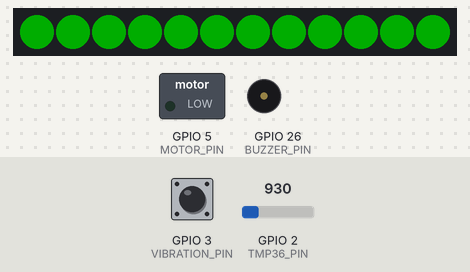
A sketch run on a simulated ESP32. On the bench: 12 RGB LEDs in strip order, left to right, switched loads named in the sketch (green lamp = pin HIGH), buzzer (waves = sounding). Inputs (shaded band) come from the test bench; at power-on: GPIO 2 (TMP36_PIN) = 930, GPIO 3 (VIBRATION_PIN) HIGH. Dim RGB values are drawn brighter than linear; WiFi joins after 1.5 s; servers stay silent unless stated; uploads are accepted with an empty reply; what the sketch prints to the serial monitor is not drawn.

Above: at 3.0 s.
3.1 s: GPIO 2 (TMP36_PIN) set to 809
At 5.7 s:
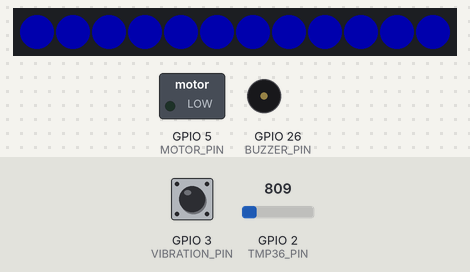
6.1 s: GPIO 2 (TMP36_PIN) set to 900
At 7.5 s:
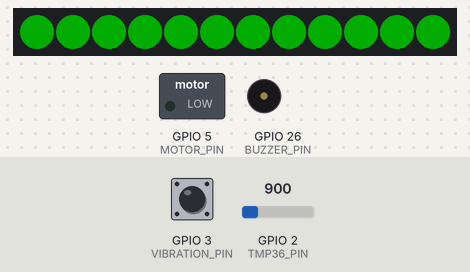
8.2 s: GPIO 2 (TMP36_PIN) set to 973
9.9 s: GPIO 2 (TMP36_PIN) set to 1091
At 12.0 s:
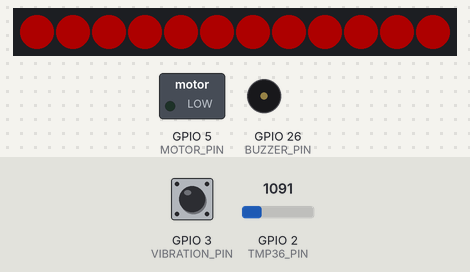
Timing chart, 0 to 37.3 s (numbered marks = the images above; inputs shaded):
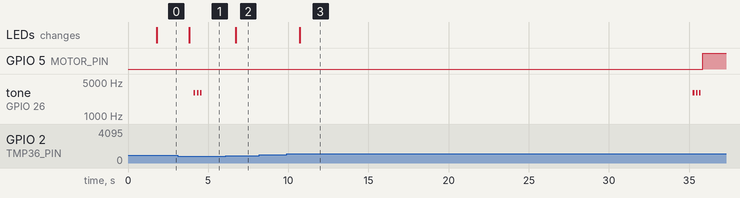

Measured:
- the behaviour switches between 868 and 869 on GPIO 2 (TMP36_PIN) (found by bisection; images 1 and 2)
- the behaviour switches between 1042 and 1043 on GPIO 2 (TMP36_PIN) (found by bisection; images 2 and 3)
- after the input at 3.1 s, tone on GPIO 26 (BUZZER_PIN): alternates 3000 Hz for 0.10 s and silent for 0.10 s, 6 changes in all, then stays silent, starting after 1.0 s; the LEDs: change after 0.71 s (image 1)
- after the input at 6.1 s, the LEDs: change after 0.61 s (image 2)
- after the input at 8.2 s, every drawn part: stays the same
- after the input at 9.9 s, the LEDs: change after 0.82 s (image 3)

The sketch:

FinalcodewithoutGPS.ino
```cpp
#include <TinyGPS++.h>
#include <HardwareSerial.h>
#include <WiFi.h>
#include <WiFiClientSecure.h>
#include <UniversalTelegramBot.h>
#include <ArduinoJson.h>
#include <Adafruit_NeoPixel.h>
#include <HTTPClient.h>

// ===== Configuration Constants =====
#define TESTING_MODE true
#define GPS_CHECK_INTERVAL 5000
#define FENCE_RADIUS 100
#define MOTOR_DURATION 30000
#define LED_COUNT 12
#define BRIGHTNESS 50
#define VIBRATION_THRESHOLD 100
#define COLD_TEMP 20.0
#define HOT_TEMP 34.0
#define MESSAGE_INTERVAL 15000
#define WIFI_CHECK_INTERVAL 30000
#define DATA_LOG_INTERVAL 5000
#define ALERT_INTERVAL 30000

// ===== Pin Definitions =====
#define MOTOR_PIN 5
#define VIBRATION_PIN 3
#define BUZZER_PIN 26
#define LED_PIN 4
#define TMP36_PIN 2

// ===== WiFi and Telegram =====
const char* ssid = "iPhone";
const char* password = "Ayushi@123";
#define BOT_TOKEN "7531038127:AAE6q4MvTPZlIQkTle4Di5XpDg6LHSOzmCg"
#define CHAT_ID "7342444890"

// ===== Google Sheets =====
const char* googleScriptUrl = "https://script.google.com/macros/s/AKfycbyyd1zGwH2tJb0TUwfSC3vQ1fj9o2vbZlEdbBicvcbolXYeNzS5KqqWPPG0REKf3JlMUQ/exec";

// ===== Global Variables =====
HardwareSerial gpsSerial(1);
TinyGPSPlus gps;
WiFiClientSecure secured_client;
UniversalTelegramBot bot(BOT_TOKEN, secured_client);
Adafruit_NeoPixel strip(LED_COUNT, LED_PIN, NEO_GRB + NEO_KHZ800);

#if TESTING_MODE
double mockLat = 12.345678;
double mockLng = 98.765432;
bool mockMovingOutside = false;
#endif

double FENCE_LAT = 0.0;
double FENCE_LNG = 0.0;
bool safeZoneInitialized = false;
bool geofenceBreached = false;
bool isPlotting = false;
bool vibrationAlertSent = false;
bool temperatureAlertSent = false;
bool gpsAlertSent = false;
bool lastStatusNormal = true;

int vibrationCount = 0;
float lastLoggedTemp = 0;
int lastLoggedVibration = 0;

unsigned long lastGPSCheck = 0;
unsigned long lastMotorOffTime = 0;
unsigned long lastCheckTime = 0;
unsigned long lastMessageTime = 0;
unsigned long lastWifiCheckTime = 0;
unsigned long lastDataLogTime = 0;
unsigned long lastAlertTime = 0;

void connectToWiFi();
void checkGeofence();
float readTemperature();
void checkVibration();
void updateAndAlertSystem(float tempC);
void logSensorData(float tempC, int vibration);
void alarmBeep();
void vibrationAlarm();
void checkAndReconnectWiFi();
void serialEvent();
void sendAlert(String message);
void sendToGoogleSheet(float tempC, int vibration, bool geofenceStatus, double lat, double lng);
void initializeSafeZone();

void setup() {
  Serial.begin(115200);
  gpsSerial.begin(9600, SERIAL_8N1, 7, 6);

  pinMode(MOTOR_PIN, OUTPUT);
  digitalWrite(MOTOR_PIN, LOW);
  pinMode(VIBRATION_PIN, INPUT_PULLUP);
  pinMode(BUZZER_PIN, OUTPUT);

  strip.begin();
  strip.setBrightness(BRIGHTNESS);
  strip.show();

  connectToWiFi();
  secured_client.setInsecure();
  bot.sendMessage(CHAT_ID, "📍 Safety System Online (TEST MODE)", "");
}

void loop() {
  #if !TESTING_MODE
    while (gpsSerial.available() > 0) {
      gps.encode(gpsSerial.read());
    }
  #endif

  if (millis() - lastGPSCheck >= GPS_CHECK_INTERVAL) {
    checkGeofence();
    lastGPSCheck = millis();
  }

  float tempC = readTemperature();
  checkVibration();

  if (millis() - lastCheckTime > 1000) {
    updateAndAlertSystem(tempC);
    lastCheckTime = millis();
  }

  if (millis() - lastDataLogTime > DATA_LOG_INTERVAL) {
    logSensorData(tempC, vibrationCount);
    lastDataLogTime = millis();
  }

  if (millis() - lastWifiCheckTime > WIFI_CHECK_INTERVAL) {
    checkAndReconnectWiFi();
    lastWifiCheckTime = millis();
  }

  serialEvent();
}

void connectToWiFi() {
  WiFi.begin(ssid, password);
  while (WiFi.status() != WL_CONNECTED) {
    delay(500);
    Serial.print(".");
  }
  Serial.println("\nWiFi Connected");
}

void checkGeofence() {
  if (isPlotting) return;

  double currentLat, currentLng;

  #if TESTING_MODE
    if (mockMovingOutside && !isPlotting) {
      mockLat += 0.001;
      mockLng += 0.001;
    }
    currentLat = mockLat;
    currentLng = mockLng;
  #else
    if (!safeZoneInitialized || !gps.location.isValid()) return;
    currentLat = gps.location.lat();
    currentLng = gps.location.lng();
  #endif

  double distance = TinyGPSPlus::distanceBetween(currentLat, currentLng, FENCE_LAT, FENCE_LNG);
  geofenceBreached = (distance > FENCE_RADIUS);

  if (geofenceBreached && millis() > lastMotorOffTime && !isPlotting) {
    digitalWrite(MOTOR_PIN, LOW);
  }
}

float readTemperature() {
  int rawValue = analogRead(TMP36_PIN);
  float voltage = rawValue * (3.3 / 4095.0);
  return (voltage - 0.5) * 100.0;
}

void checkVibration() {
  if (digitalRead(VIBRATION_PIN) == LOW) {
    vibrationCount++;
    delay(10); // Debounce
  }
}

void alarmBeep() {
  for (int i = 0; i < 3; i++) {
    tone(BUZZER_PIN, 3000, 100); // High-pitched beep (3000Hz)
    delay(200);
    noTone(BUZZER_PIN);
  }
}

void vibrationAlarm() {
  for (int i = 0; i < 5; i++) {
    tone(BUZZER_PIN, 4000, 100); // Very high-pitched beep (4000Hz)
    delay(150);
    noTone(BUZZER_PIN);
    delay(50);
  }
}

void updateAndAlertSystem(float tempC) {
  bool tempAbnormal = (tempC < COLD_TEMP) || (tempC > HOT_TEMP);
  bool vibrationAbnormal = (vibrationCount > VIBRATION_THRESHOLD);
  bool gpsAbnormal = geofenceBreached;
  bool currentStatusNormal = !(tempAbnormal || vibrationAbnormal || gpsAbnormal);

  // LED Feedback
  uint32_t color;
  if (tempC < COLD_TEMP) {
    color = strip.Color(0, 0, 255); // Blue
  } else if (tempC > HOT_TEMP) {
    color = strip.Color(255, 0, 0); // Red
  } else {
    color = strip.Color(0, 255, 0); // Green
  }
  strip.fill(color, 0, LED_COUNT);
  strip.show();

  // Consolidated Alert System
  if ((currentStatusNormal != lastStatusNormal) ||
      (!currentStatusNormal && (millis() - lastAlertTime > ALERT_INTERVAL))) {

    String report = "📊 *System Report*\n";
    report += TESTING_MODE ? "*TEST MODE*\n" : "";
    report += "🌡️ Temp: " + String(tempC,1) + "°C - ";
    report += tempAbnormal ? "ABNORMAL\n" : "Normal\n";

    report += "📳 Vibration: " + String(vibrationCount) + " - ";
    report += vibrationAbnormal ? "FALL DETECTED\n" : "Normal\n";

    report += "📍 Location: ";
    #if TESTING_MODE
      report += String(mockLat,6) + "," + String(mockLng,6);
    #else
      report += gps.location.isValid() ?
        String(gps.location.lat(),6) + "," + String(gps.location.lng(),6) : "Unavailable";
    #endif
    report += " - ";
    report += gpsAbnormal ? "OUTSIDE SAFE ZONE\n" : "Within safe zone\n";

    report += "🚦 Overall Status: ";
    report += currentStatusNormal ? "NORMAL" : "ALERT - ABNORMAL DETECTED";

    sendAlert(report);
    lastAlertTime = millis();
    lastStatusNormal = currentStatusNormal;

    if (!currentStatusNormal) {
      alarmBeep();

      if (vibrationAbnormal) {
        vibrationAlarm(); // Special high-pitched alarm for vibrations
      }

      if (gpsAbnormal) {
        digitalWrite(MOTOR_PIN, HIGH);
        lastMotorOffTime = millis() + MOTOR_DURATION;
      }
    } else {
      digitalWrite(MOTOR_PIN, LOW);
      noTone(BUZZER_PIN);
    }
  }

  vibrationCount = 0;
}

void logSensorData(float tempC, int vibration) {
  lastLoggedTemp = tempC;
  lastLoggedVibration = vibration;

  double lat, lng;
  #if TESTING_MODE
    lat = mockLat;
    lng = mockLng;
  #else
    lat = gps.location.lat();
    lng = gps.location.lng();
  #endif

  sendToGoogleSheet(tempC, vibration, geofenceBreached, lat, lng);

  Serial.print("Temperature:");
  Serial.print(tempC);
  Serial.print(",Vibration:");
  Serial.println(vibration);

  #if TESTING_MODE
    Serial.print("[DATA] Temp: ");
    Serial.print(tempC);
    Serial.print("°C | Vib: ");
    Serial.println(vibration);
  #endif
}

void checkAndReconnectWiFi() {
  if (WiFi.status() != WL_CONNECTED) {
    WiFi.disconnect();
    connectToWiFi();
    secured_client.setInsecure();
  }
}

void sendAlert(String message) {
  bot.sendMessage(CHAT_ID, message, "Markdown");
}

void sendToGoogleSheet(float tempC, int vibration, bool geofenceStatus, double lat, double lng) {
  if (WiFi.status() != WL_CONNECTED) {
    Serial.println("WiFi not connected - can't send data");
    return;
  }

  HTTPClient http;
  http.begin(googleScriptUrl);
  http.addHeader("Content-Type", "application/json");

  DynamicJsonDocument doc(256);
  doc["temperature"] = tempC;
  doc["vibration"] = vibration;
  doc["latitude"] = lat;
  doc["longitude"] = lng;
  doc["geofence_breach"] = geofenceStatus;
  doc["device_id"] = "safety_device_01";

  String payload;
  serializeJson(doc, payload);

  int httpResponseCode = http.POST(payload);

  if (httpResponseCode > 0) {
    String response = http.getString();
    Serial.println("Google Sheet response: " + response);
  } else {
    Serial.print("Error sending to Google Sheet: ");
    Serial.println(httpResponseCode);
  }

  http.end();
}

void serialEvent() {
  if (Serial.available()) {
    String command = Serial.readStringUntil('\n');
    command.trim();

    if (command == "start initialize safe zone") {
      initializeSafeZone();
    }
    else if (command == "plot") {
      isPlotting = true;
      Serial.println("Current sensor data:");
      Serial.print("Temperature:");
      Serial.print(lastLoggedTemp);
      Serial.print(",Vibration:");
      Serial.println(lastLoggedVibration);
      isPlotting = false;
    }
    #if TESTING_MODE
    else if (command == "simulate outside") {
      if (!isPlotting) {
        mockMovingOutside = true;
        Serial.println("Simulating movement outside safe zone...");
      }
    }
    else if (command == "simulate inside") {
      if (!isPlotting) {
        mockMovingOutside = false;
        mockLat = FENCE_LAT;
        mockLng = FENCE_LNG;
        Serial.println("Returned to safe zone");
      }
    }
    else if (command == "set temp") {
      if (!isPlotting) {
        Serial.println("Enter temperature value:");
        while (!Serial.available());
        String tempStr = Serial.readStringUntil('\n');
        lastLoggedTemp = tempStr.toFloat();
        Serial.print("Set temp to: ");
        Serial.println(lastLoggedTemp);
      }
    }
    #endif
  }
}

void initializeSafeZone() {
  #if TESTING_MODE
    FENCE_LAT = mockLat;
    FENCE_LNG = mockLng;
    safeZoneInitialized = true;
    String msg = "🛡️ Safe Zone Set (TEST MODE)!\n";
    msg += String(FENCE_LAT, 6) + "," + String(FENCE_LNG, 6);
    bot.sendMessage(CHAT_ID, msg, "");
  #else
    unsigned long startTime = millis();
    while (millis() - startTime < 5000) {
      while (gpsSerial.available() > 0) {
        if (gps.encode(gpsSerial.read()) && gps.location.isValid()) {
          FENCE_LAT = gps.location.lat();
          FENCE_LNG = gps.location.lng();
          safeZoneInitialized = true;
          String msg = "🛡️ Safe Zone Set!\n";
          msg += String(FENCE_LAT, 6) + "," + String(FENCE_LNG, 6);
          bot.sendMessage(CHAT_ID, msg, "");
          return;
        }
      }
    }
    bot.sendMessage(CHAT_ID, "❌ Failed to set safe zone", "");
  #endif
}
```
